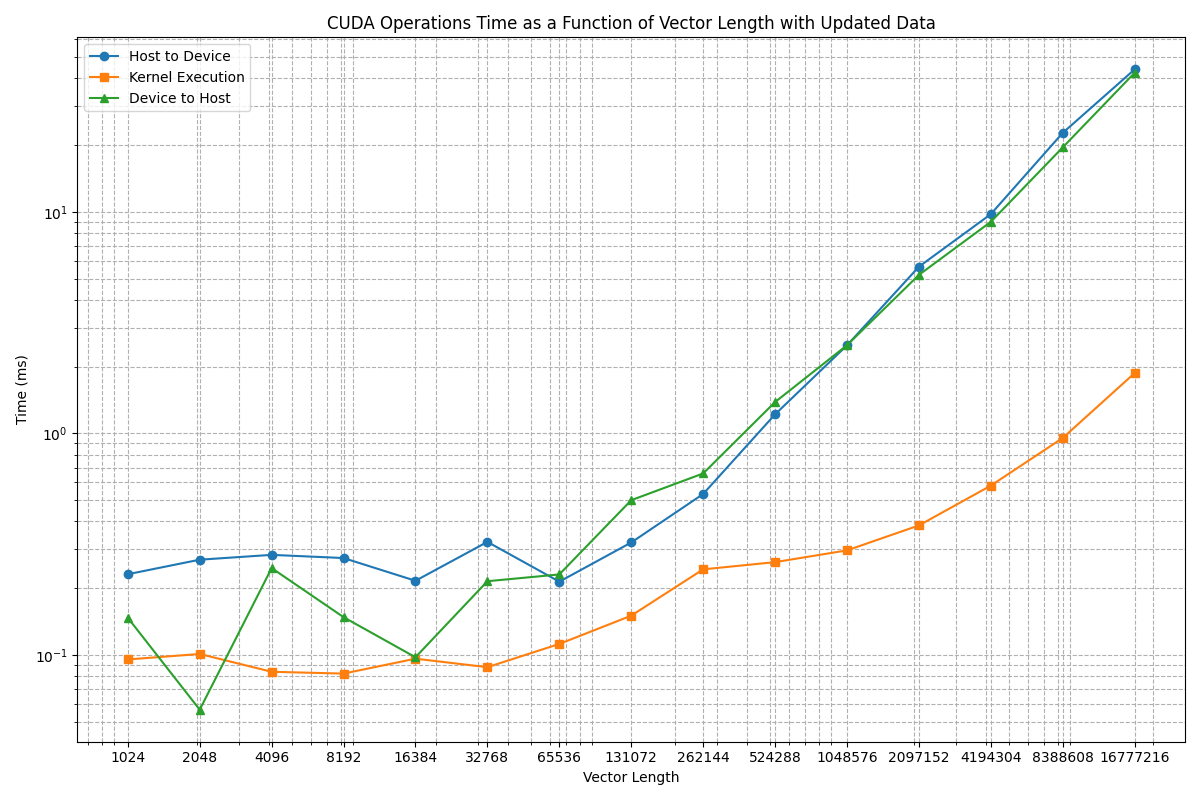

This chart was generated by the following Python code:
import matplotlib.pyplot as plt

# Data from the CUDA outputs
lengths = [
    1024, 2048, 4096, 8192, 16384, 32768, 65536, 131072, 
    262144, 524288, 1048576, 2097152, 4194304, 8388608, 16777216
]

time_h2d = [
    0.231213, 0.268904, 0.282739, 0.273542, 0.215975, 0.323556, 
    0.213930, 0.321532, 0.532277, 1.218241, 2.496176, 5.652745, 
    9.763069, 22.726673, 43.988931
]

time_kernel = [
    0.095329, 0.100899, 0.083857, 0.082284, 0.096080, 0.087954, 
    0.111980, 0.150271, 0.243195, 0.262161, 0.296234, 0.383959, 
    0.580727, 0.952955, 1.871444
]

time_d2h = [
    0.147055, 0.056536, 0.246432, 0.147957, 0.097512, 0.214972, 
    0.230702, 0.499074, 0.658994, 1.384442, 2.499159, 5.191940, 
    9.014196, 19.543090, 42.464435
]

# Re-create the line plot with the updated data
plt.figure(figsize=(12, 8))

# Plotting each operation with updated data
plt.plot(lengths, time_h2d, marker='o', label='Host to Device')
plt.plot(lengths, time_kernel, marker='s', label='Kernel Execution')
plt.plot(lengths, time_d2h, marker='^', label='Device to Host')

# Adding labels and title
plt.xlabel('Vector Length')
plt.ylabel('Time (ms)')
plt.title('CUDA Operations Time as a Function of Vector Length with Updated Data')
plt.xscale('log')  # Log scale for x-axis to see the increase in vector length more clearly
plt.yscale('log')  # Log scale for y-axis due to wide range of values
plt.xticks(lengths, [str(length) for length in lengths])
plt.grid(True, which="both", ls="--")
plt.legend()

# Show the plot with a tight layout
plt.tight_layout()
plt.savefig('exercise1.png')